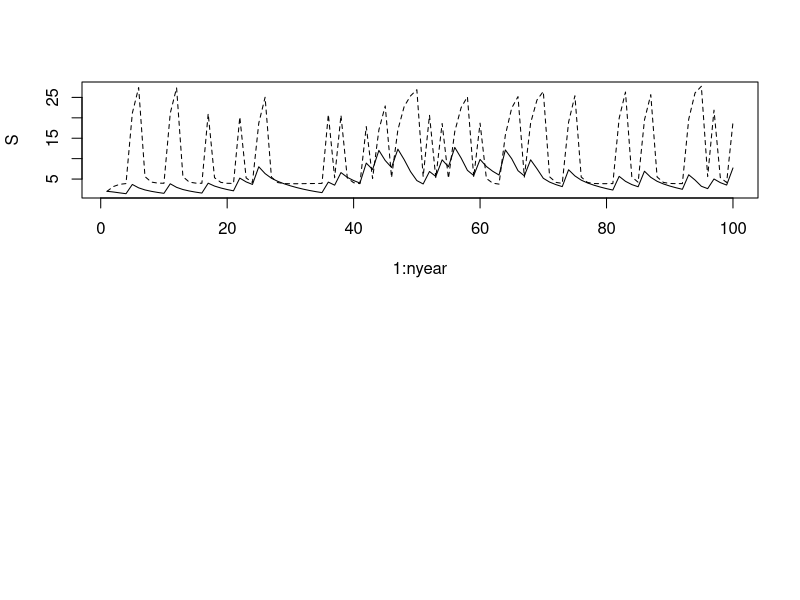

R code for this plot:
nyear<-100  #number of years for simulation
rho<- 0  #temporal autocorrelation
Pfav<-0.5  #probability of a favorable year
gFu<-.1  #germination (g) of the forb (F) in an unfavorable year (u)
gFf<-.7  #germination (g) of the forb (F) in a favorable year (f)
gGu<-.9  #germination (g) of the grass (G) in an unfavorable year (u)
gGf<-.9  #germination (g) of the grass (G) in a favorable year (f)
dF<-.1  #annual death rate (d) of forb (F) seeds in the soil
dG<-.7  #annual death rate (d) of grass (G) seeds in the soil
lambda.u<-5  #fecundity for both species in an unfavorable year (u) 
lambda.f<-30  #fecundity for both species in a favorable year (f)
alphaFG<-2  #competition coefficient for grass (G) effects on forbs (F)
alphaGF<-.5  #competition coefficient for forb (f) effects on grass (G) 
c<-1  #constant related to how competition affects density

q<-c()  # Vector of 1s and 2s randomly assigned based on Pfav and rho (1 is a unfav year, 2 is a fav year)
q[1]<-1+rbinom(1,1,Pfav)
for (y in  2:nyear){
  if (q[y-1]==1) q[y]<-1+rbinom(1,1,(Pfav*(1-rho))) else q[y]<-1+rbinom(1,1,(1-(1-Pfav)*(1-rho)))
}


S<-matrix(NA, nrow=nyear, ncol=2)  #matrix of (seed) densities where the forb is in column 1 and the
#grass is in column 2; each row is a year
S[1,]<-2  #begins the simulation with two individuals of each species in year 1
for (t in 2:nyear){  #loops through the model applying different parameters if it is a favorable or 
  #unfavorable year, following equations (2) and (3) of the paper
  
  if(q[t-1]==1) S[t,1]<- (1-gFu)*(1-dF)*S[t-1,1]+gFu*lambda.u*S[t-1,1]/(c+ gFu*S[t-1,1]+ alphaFG*gGu*S[t-1,2])
  if(q[t-1]==1) S[t,2]<- (1-gGu)*(1-dG)*S[t-1,2]+gGu*lambda.u*S[t-1,2]/(c+ gGu*S[t-1,2]+ alphaGF*gFu*S[t-1,1])
  
  if(q[t-1]==2) S[t,1]<- (1-gFf)*(1-dF)*S[t-1,1]+gFf*lambda.f*S[t-1,1]/(c+ gFf*S[t-1,1]+ alphaFG*gGf*S[t-1,2])
  if(q[t-1]==2) S[t,2]<- (1-gGf)*(1-dG)*S[t-1,2]+gGf*lambda.f*S[t-1,2]/(c+ gGf*S[t-1,2]+ alphaGF*gFf*S[t-1,1])
  
}
par(mfrow=c(2,1))
matplot(1:nyear, S, col=1, type="l")  #Plots grass and forb dynamics through time